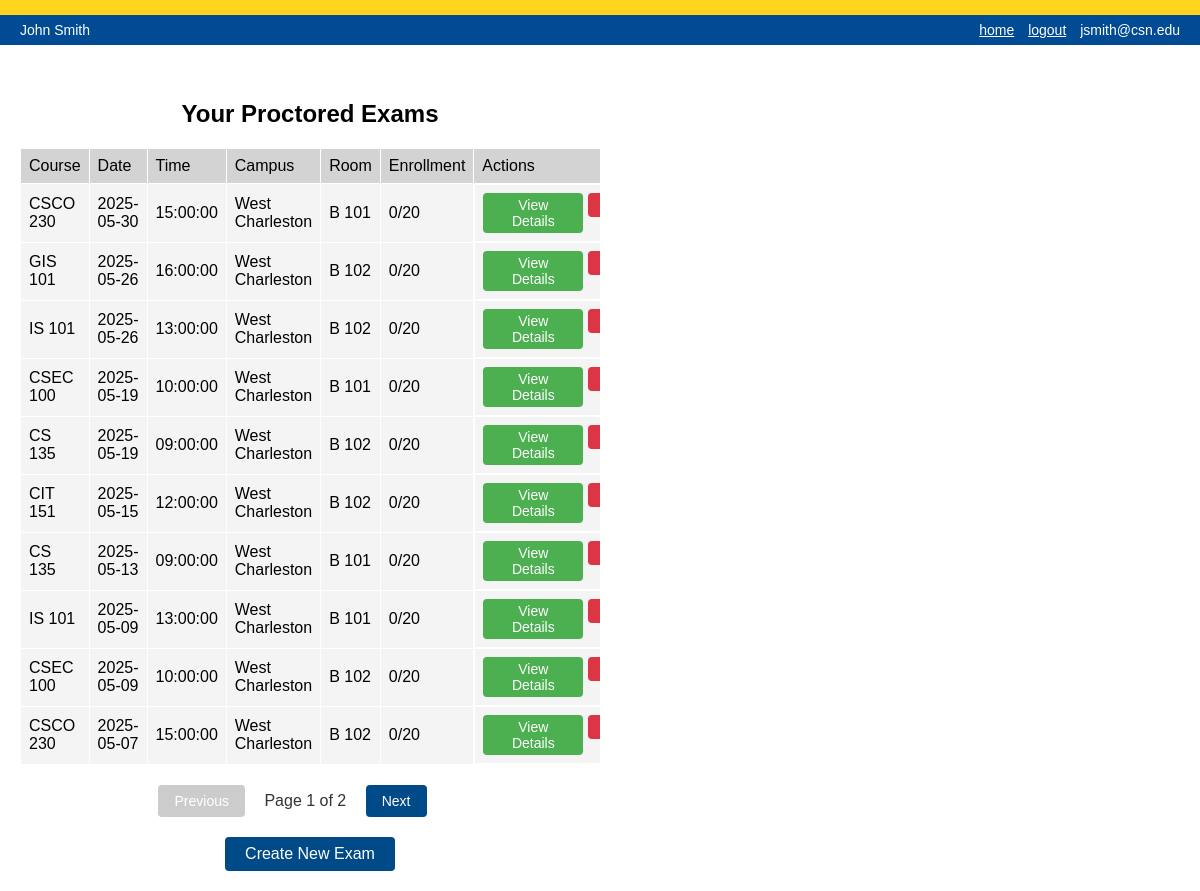
Screenshot of /exam_reports (signed in) with the database file from the repository.
### tables this page shows
CREATE TABLE EXAMS (
    Exam_ID INTEGER PRIMARY KEY AUTOINCREMENT,
    LocationID INTEGER NOT NULL,
    Exam_Name TEXT NOT NULL,
    ExamDate DATE NOT NULL,
    ExamTime TIME NOT NULL,
    ProctorID INTEGER NOT NULL,
    ExamCapacity INTEGER DEFAULT 20 CHECK (ExamCapacity <= 20),
    CurrentEnrollment INTEGER DEFAULT 0 CHECK (CurrentEnrollment <= ExamCapacity),
    Class TEXT NOT NULL,
    FOREIGN KEY (LocationID) REFERENCES LOCATION(LocationID),
    FOREIGN KEY (ProctorID) REFERENCES FACULTY(FacultyID)
);

### app.py (the view)
@app.route('/exam_reports', methods=['GET', 'POST'])
def exam_reports():
    if 'user_id' not in session or session.get('role') != 'Faculty':
        return redirect(url_for('login'))
    faculty = database.get_faculty_details(session['user_id'])
    if not faculty:
        return redirect(url_for('login'))
    selected_exam = None
    registered_students = []
    try:
        page = int(request.form.get('page', 1))
    except ValueError:
        page = 1
    if request.method == 'POST' and request.form.get('exam_id'):
        exam_id = int(request.form.get('exam_id'))
        exam, students = database.get_exam_details(exam_id)
        if exam and exam['ProctorID'] == faculty['FacultyID']:
            selected_exam = exam
            registered_students = students
    all_exams = database.get_faculty_exams(faculty['FacultyID'])
    EXAMS_PER_PAGE = 10
    total_exams = len(all_exams)
    total_pages = (total_exams + EXAMS_PER_PAGE - 1) // EXAMS_PER_PAGE  # Ceiling division
    page = max(1, min(page, total_pages))
    start_idx = (page - 1) * EXAMS_PER_PAGE
    end_idx = start_idx + EXAMS_PER_PAGE
    current_page_exams = all_exams[start_idx:end_idx]
    return render_template('exam_reports.html',
                         exams=current_page_exams,
                         selected_exam=selected_exam,
                         registered_students=registered_students,
                         current_page=page,
                         total_pages=total_pages)

### database.py (called while the page is built)
def get_db_connection():
    conn = sqlite3.connect(DATABASE)
    conn.row_factory = sqlite3.Row
    return conn

def get_faculty_details(auth_id):
    conn = get_db_connection()
    try:
        faculty = conn.execute("""
            SELECT
                f.*,
                a.CSN_Email as Email,
                a.Role
            FROM FACULTY f
            JOIN AUTHENTICATION a ON f.Auth_ID = a.Auth_ID
            WHERE f.Auth_ID = ?
        """, (auth_id,)).fetchone()
        return faculty
    except Exception as e:
        print(f"Error getting faculty details: {str(e)}")  # Debug log
        return None
    finally:
        conn.close()

def get_faculty_exams(faculty_id):
    conn = get_db_connection()
    try:
        exams = conn.execute("""
            SELECT
                e.*,
                l.CampusName,
                l.Building,
                l.RoomNumber,
                COUNT(DISTINCT er.StudentID) as RegisteredCount
            FROM EXAMS e
            JOIN LOCATION l ON e.LocationID = l.LocationID
            LEFT JOIN EXAM_REGISTRATIONS er ON e.Exam_ID = er.Exam_ID
            WHERE e.ProctorID = ?
            GROUP BY e.Exam_ID, e.LocationID, e.Exam_Name, e.ExamDate, e.ExamTime,
                     e.ProctorID, e.ExamCapacity, e.CurrentEnrollment, e.Class,
                     l.CampusName, l.Building, l.RoomNumber
            ORDER BY e.ExamDate DESC, e.ExamTime DESC
        """, (faculty_id,)).fetchall()
        return exams
    finally:
        conn.close()

### Templates/exam_reports.html (shortened to what this page needs)
<!DOCTYPE html>
<html lang="en">
	<head>
    	<link rel="stylesheet" href="{{ url_for('static', filename='CSS/sheet-styles.css') }}">
	</head>
	<body>
    	<div class="header-bar">
			<div class="user-name">{{ session.name }}</div>
		    <div class="user-email">
		        <a href="{{ url_for('faculty_home') }}">home</a> <a href="{{ url_for('login') }}">logout</a>
		        {{ session.email }}
		    </div>
   	 	</div>
    	<div class="page-layout">
            <div class="exams-list">
                <h1>Your Proctored Exams</h1>
                {% if exams %}
                <table>
                    <tr>
                        <th>Course</th>
                        <th>Date</th>
                        <th>Time</th>
                        <th>Campus</th>
                        <th>Room</th>
                        <th>Enrollment</th>
                        <th>Actions</th>
                    </tr>
                    {% for exam in exams %}
                    <tr class="exam-row {% if selected_exam and selected_exam.Exam_ID == exam.Exam_ID %}selected{% endif %}">
                        <td>{{ exam.Class }}</td>
                        <td>{{ exam.ExamDate }}</td>
                        <td>{{ exam.ExamTime }}</td>
                        <td>{{ exam.CampusName }}</td>
                        <td>{{ exam.Building }} {{ exam.RoomNumber }}</td>
                        <td>{{ exam.CurrentEnrollment }}/{{ exam.ExamCapacity }}</td>
                        <td style="display: flex; gap: 5px; justify-content: center;">
                            <form method="POST" class="view-details-form" style="margin: 0;">
                                <button type="submit" class="view-details-button">View Details</button>
                            </form>
                            <form method="POST" action="{{ url_for('delete_exam', exam_id=exam.Exam_ID) }}"
                                  onsubmit="return confirm('Are you sure you want to delete this exam? This will unregister all students and cannot be undone.');"
                                  style="margin: 0;">
                                <button type="submit" class="delete-button">Delete</button>
                            </form>
                        </td>
                    </tr>
                    {% endfor %}
                </table>
                {% if total_pages > 1 %}
                <div class="pagination">
                    <form method="POST" action="{{ url_for('exam_reports') }}">
                        <button type="submit" name="page" value="{{ current_page - 1 }}"
                                class="pagination-button"
                                {% if current_page <= 1 %}disabled{% endif %}>
                            Previous
                        </button>
                        <span class="pagination-info">
                            Page {{ current_page }} of {{ total_pages }}
                        </span>
                        <button type="submit" name="page" value="{{ current_page + 1 }}"
                                class="pagination-button"
                                {% if current_page >= total_pages %}disabled{% endif %}>
                            Next
                        </button>
                    </form>
                </div>
                {% endif %}
                {% else %}
                <p>You have no exams scheduled at this time.</p>
                {% endif %}
                <div class="button-container" style="text-align: center; margin-top: 20px;">
                    <a href="{{ url_for('create_exam') }}" style="text-decoration: none;">
                        <button class="return-to-search-button">Create New Exam</button>
                    </a>
                </div>
            </div>
    	</div>
	</body>
</html>

### static/CSS/sheet-styles.css (style rules this page uses)
* { margin:0; padding:0; box-sizing: border-box; font-family: arial; }
html { position: relative; }
html::before { content: ''; position: fixed; top: 0; left: 0; right: 0; height: 15px; background-color: #ffd41c; z-index: 1001; }
body { padding-top: 60px; }
.header-bar { background-color: #004b93; height: 30px; width: 100%; position: fixed; top: 15px; left: 0; display: flex; align-items: center; justify-content: space-between; padding: 0 20px; box-sizing: border-box; z-index: 1000; }
.user-name { font-family: arial; font-size: 14px; color: white; }
.user-email { font-family: arial; font-size: 14px; color: white; }
.user-email a { color: white; margin-right: 10px; }
h1 { text-align: center; margin: 20px 0; font-size: 24px; color: black; }
.button-container { display: flex; justify-content: center; gap: 8px; }
table { width: 95%; border-collapse: collapse; margin: 0 auto; }
th { background-color: #d3d3d3; font-weight: normal; text-align: left; padding: 8px; border: 1px solid #fff; }
td { padding: 8px; border: 1px solid #fff; background-color: #f4f4f4; }
.pagination { display: flex; justify-content: center; align-items: center; margin: 20px 0; gap: 10px; padding-right: 35px; }
.pagination-button { background-color: #004b87; color: white; border: none; border-radius: 4px; padding: 8px 16px; cursor: pointer; font-size: 14px; }
.pagination-button:disabled { background-color: #cccccc; cursor: not-allowed; }
.pagination-info { margin: 0 15px; color: #333; min-width: 120px; text-align: center; }
.return-to-search-button { background-color: #004b87; color: white; border: none; border-radius: 4px; padding: 8px 20px; cursor: pointer; font-size: 16px; }
.page-layout { display: flex; gap: 2em; margin: 20px; min-height: calc(100vh - 100px); }
.exams-list { flex: 0 0 50%; overflow-x: auto; }
.view-details-form { display: inline; }
.view-details-button { background-color: #4CAF50; color: white; border: none; border-radius: 4px; padding: 4px 12px; cursor: pointer; font-size: 14px; min-width: 100px; }
.exam-row { cursor: pointer; }
.button-container { margin-top: 20px; }
.delete-button { background-color: #dc3545; color: white; border: none; border-radius: 4px; padding: 4px 12px; cursor: pointer; font-size: 14px; min-width: 100px; }

### rows the page displays
EXAMS: Class "CSCO 230", ExamDate "2025-05-30", ExamTime "15:00:00", CampusName "West Charleston", Building "B", RoomNumber "101", CurrentEnrollment "0", ExamCapacity "20"
EXAMS: Class "GIS 101", ExamDate "2025-05-26", ExamTime "16:00:00", CampusName "West Charleston", Building "B", RoomNumber "102", CurrentEnrollment "0", ExamCapacity "20"
EXAMS: Class "IS 101", ExamDate "2025-05-26", ExamTime "13:00:00", CampusName "West Charleston", Building "B", RoomNumber "102", CurrentEnrollment "0", ExamCapacity "20"
EXAMS: Class "CSEC 100", ExamDate "2025-05-19", ExamTime "10:00:00", CampusName "West Charleston", Building "B", RoomNumber "101", CurrentEnrollment "0", ExamCapacity "20"
EXAMS: Class "CS 135", ExamDate "2025-05-19", ExamTime "09:00:00", CampusName "West Charleston", Building "B", RoomNumber "102", CurrentEnrollment "0", ExamCapacity "20"
EXAMS: Class "CIT 151", ExamDate "2025-05-15", ExamTime "12:00:00", CampusName "West Charleston", Building "B", RoomNumber "102", CurrentEnrollment "0", ExamCapacity "20"
EXAMS: Class "CS 135", ExamDate "2025-05-13", ExamTime "09:00:00", CampusName "West Charleston", Building "B", RoomNumber "101", CurrentEnrollment "0", ExamCapacity "20"
EXAMS: Class "IS 101", ExamDate "2025-05-09", ExamTime "13:00:00", CampusName "West Charleston", Building "B", RoomNumber "101", CurrentEnrollment "0", ExamCapacity "20"
EXAMS: Class "CSEC 100", ExamDate "2025-05-09", ExamTime "10:00:00", CampusName "West Charleston", Building "B", RoomNumber "102", CurrentEnrollment "0", ExamCapacity "20"
EXAMS: Class "CSCO 230", ExamDate "2025-05-07", ExamTime "15:00:00", CampusName "West Charleston", Building "B", RoomNumber "102", CurrentEnrollment "0", ExamCapacity "20"

### other values shown
{{ session.name }} "John Smith"
{{ session.email }} "jsmith@csn.edu"
{{ current_page }} "1"
{{ total_pages }} "2"
